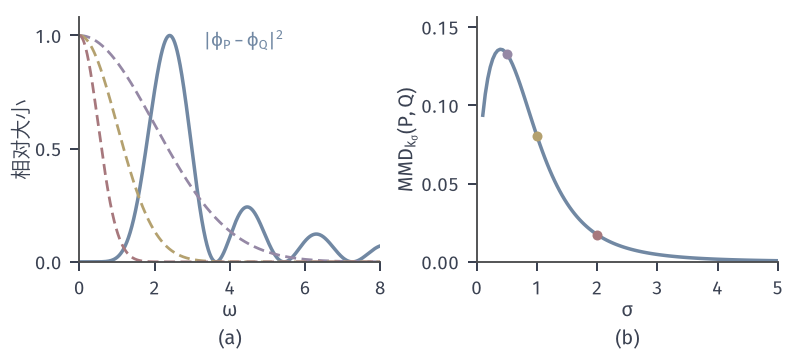

Source code (Python):
from pathlib import Path
import sys
HERE = Path(__file__).resolve().parent
sys.path.insert(0, str(HERE.parent/'dcomp-common'))
from common import *
# P=N(0,1), Q=Unif(-sqrt3,sqrt3); phi_P(w)=exp(-w^2/2), phi_Q(w)=sin(sqrt3 w)/(sqrt3 w).
# (a) |phi_P - phi_Q|^2 (blue) and Gaussian spectral weights exp(-sigma^2 w^2/2) for sigma=0.5,1,2
#     (normalised to 1 at w=0; purple, yellow, red dashed).
# (b) MMD_sigma(P,Q) = ( int |phi_P-phi_Q|^2 N(0,1/sigma^2)(dw) )^{1/2}, quadrature on [-60,60].
r3 = math.sqrt(3)
w = np.linspace(-60, 60, 240001)
with np.errstate(invalid='ignore', divide='ignore'):
    pq = np.where(w == 0, 1., np.sin(r3*w)/(r3*w))
d2 = (np.exp(-w*w/2)-pq)**2


def mmd(s):
    lam = np.exp(-(s*w)**2/2)*s/math.sqrt(2*math.pi)
    return math.sqrt(np.trapezoid(d2*lam, w))


fig, axs = figure(width_mm=112, height_mm=50, ncols=2)
panel(fig, left=.1, right=.98, top=.95, bottom=.26, wspace=.32)
ax = axs[0]
m = (w >= 0) & (w <= 8)
ax.plot(w[m], d2[m]/d2[m].max(), color=BLUE, lw=1.4)
for s, c in ((.5, PURPLE), (1., YELLOW), (2., RED)):
    ax.plot(w[m], np.exp(-(s*w[m])**2/2), color=c, lw=1.1, ls=DASH)
lab(ax, 3.3, .95, r'$|\phi_P-\phi_Q|^2$', BLUE, ha='left')
ax.set_xlim(0, 8); ax.set_ylim(0, 1.08); ax.set_yticks([0, .5, 1])
axlab(ax, r'$\omega$', '相对大小')
ax = axs[1]
ss = np.linspace(.1, 5, 120)
M = np.array([mmd(s) for s in ss])
ax.plot(ss, M, color=BLUE, lw=1.4)
facts = {}
for s, c in ((.5, PURPLE), (1., YELLOW), (2., RED)):
    v = mmd(s); facts[str(s)] = v
    dot(ax, s, v, c, ms=4)
ax.set_xlim(0, 5); ax.set_ylim(0, M.max()*1.15)
axlab(ax, r'$\sigma$', r'$\mathrm{MMD}_{k_\sigma}(P,Q)$')
tags(fig, axs)
facts['d2max'] = float(d2[m].max()); facts['argmax'] = float(w[m][np.argmax(d2[m])])
save(fig, HERE, 'figure', facts)
